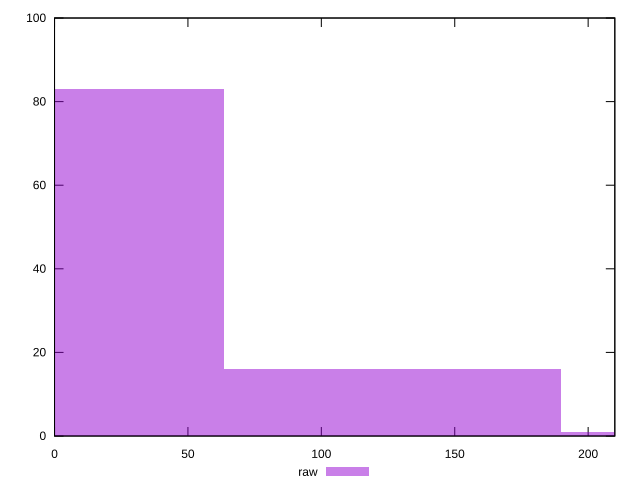

Source code (gnuplot):
reset

$raw <<EOF
126.67383462898009 16
253.34766925796018 1
0 83
EOF

set key outside below
set boxwidth 126.67383462898009
set xrange [0:210]
set yrange [0:100]
set trange [0:100]
set style fill transparent solid 0.5 noborder
set terminal svg size 640, 490 enhanced background rgb 'white'
set output "reports/report_00027_2021-02-24T12-40-31.850Z/unminified-javascript/samples/agenda/raw/histogram.svg"

plot $raw title "raw" with boxes

reset
